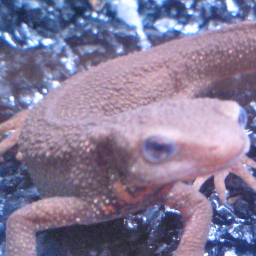
#> input picture questions/dataset/images/imori_256x256.png, 256 x 256 px, found by its file name
$ python main.py
#> lines starting #> are read from the running program, lines starting #| are printed output that depends on the picture
import numpy as np
import cv2

def filter_max_min(img, ksize=(5, 5)):
    _img = img.copy().astype(np.float32)
    ksize_h, ksize_w = ksize

    # padding
    h, w = img.shape[:2]
    pad_top, pad_bottom = ksize_h, ksize_h
    pad_left, pad_right = ksize_w, ksize_w

    if len(_img.shape) == 2:
        _img = np.expand_dims(_img, axis=-1)

    _img = np.pad(_img, [(pad_top, pad_bottom), (pad_left, pad_right), (0, 0)], 'edge')
    out = np.zeros_like(_img)

    new_h, new_w = out.shape[:2]
    c = 1 if len(out.shape) == 2 else out.shape[2]

    # filtering
    for iy in range(new_h - ksize_h):
        for ix in range(new_w - ksize_w):
            for ic in range(c):
                out[iy, ix, ic] = _img[iy : iy + ksize_h, ix : ix + ksize_w, ic].max() - _img[iy : iy + ksize_h, ix : ix + ksize_w, ic].min()

    out = out[pad_top : pad_top + h, pad_left : pad_left + w]
    return np.clip(out, 0, 255).astype(np.uint8)

if __name__ == '__main__':
    img_orig = cv2.imread('questions/dataset/images/imori_256x256.png')
#> img_orig is the input picture: shape (256, 256, 3); mean B, G, R 152.1, 122.3, 133.4
    img_gray = cv2.cvtColor(img_orig, cv2.COLOR_BGR2GRAY)
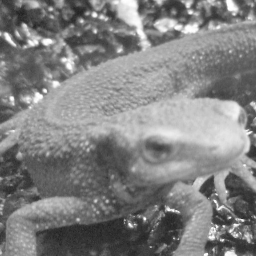
#> img_gray: shape (256, 256); min 32, max 255, mean 129
    img_result = filter_max_min(img_gray, (5, 5))
#> after the loop in filter_max_min, `for iy in range(new_h - ksize_h):`:
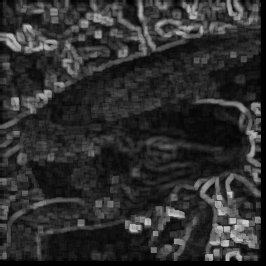
#> out: shape (266, 266, 1) float32; min 0, max 203, mean 46.1
#> in filter_max_min, `out = out[pad_top : pad_top + h, pad_left : pad_left + w]`:
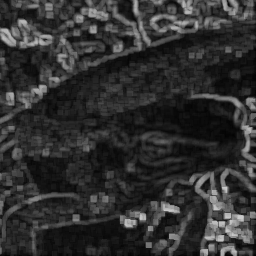
#> out: shape (256, 256, 1) float32; min 0, max 203, mean 47.9
    cv2.imshow('python_origin', img_orig)
    cv2.imshow('python_result', img_result)
    cv2.moveWindow('python_result', img_orig.shape[1], 0)
    cv2.waitKey(3000)

$ run again, with questions/dataset/images/madara.png copied over questions/dataset/images/imori_256x256.png
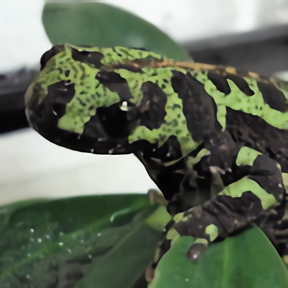
#> input picture questions/dataset/images/madara.png, 288 x 288 px, found by its file name
#> img_orig is the input picture: shape (288, 288, 3); mean B, G, R 90, 107.8, 98
#> after the loop in filter_max_min, `for iy in range(new_h - ksize_h):`:
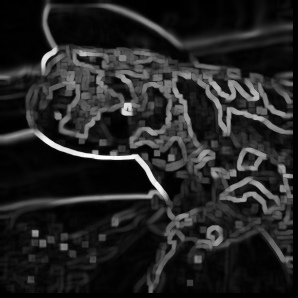
#> out: shape (298, 298, 1) float32; min 0, max 255, mean 35.7
#> in filter_max_min, `out = out[pad_top : pad_top + h, pad_left : pad_left + w]`:
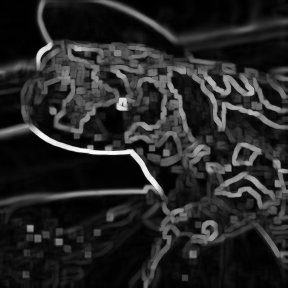
#> out: shape (288, 288, 1) float32; min 0, max 255, mean 37.9
